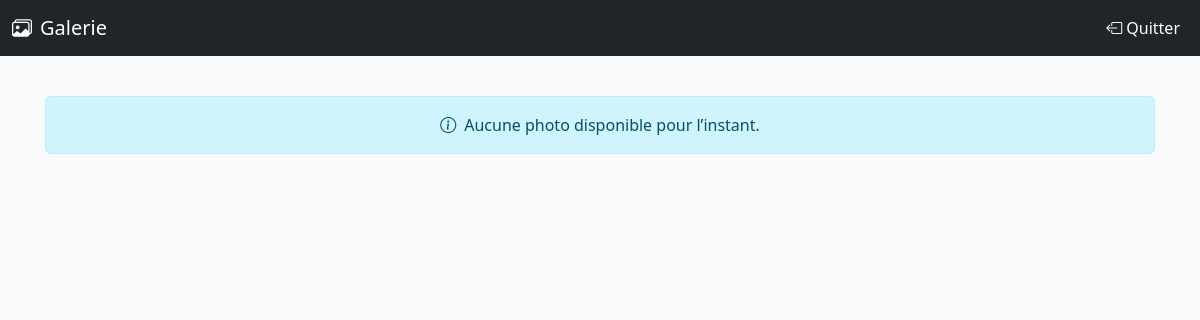
Before: /page/adminArtisan/galeri.php?photo=19 with the older database file.
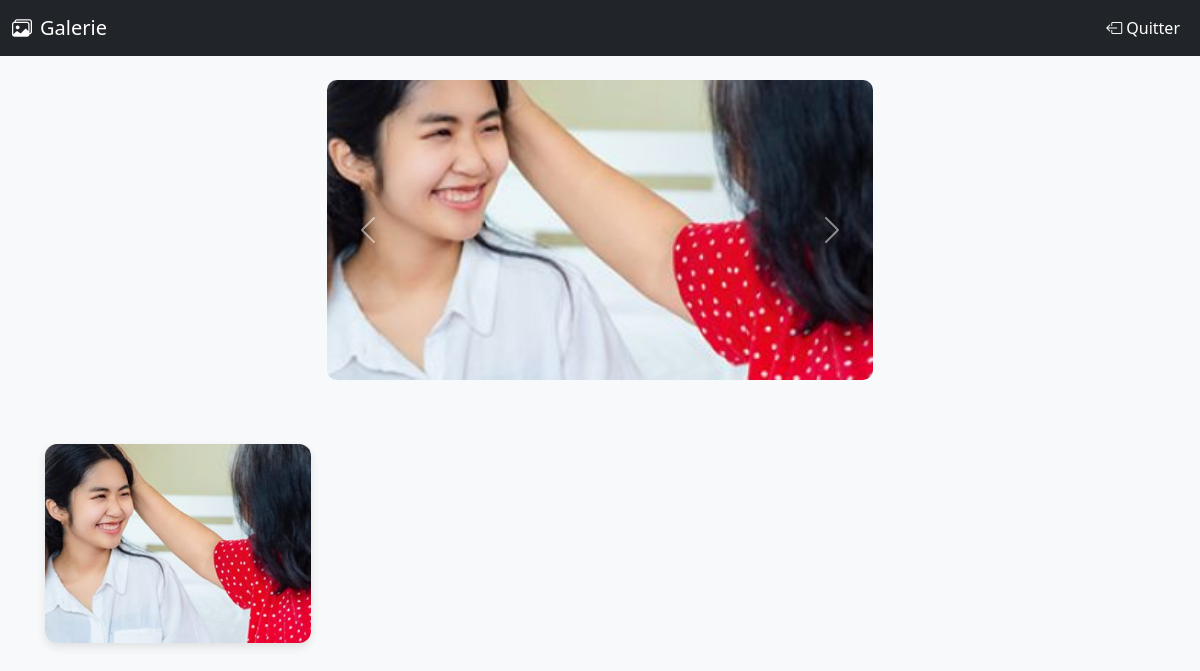
After: the same page with the newer database file.
### tables this page shows
CREATE TABLE `galeri` (
  `id` int NOT NULL AUTO_INCREMENT,
  `nom` varchar(255) DEFAULT NULL,
  `id_ar` int DEFAULT NULL,
  PRIMARY KEY (`id`),
  UNIQUE KEY `nom_id_ar` (`nom`,`id_ar`),
  KEY `cmd1` (`id_ar`),
  CONSTRAINT `cmd1` FOREIGN KEY (`id_ar`) REFERENCES `artisan` (`id_ar`)
);

### models/class/class_profil.php (called while the page is built, shortened)
<?php
class profil{
    private $id;
    private $con;
    public function __construct($con){
        $this->con=$con;
    }
    public function set_id($id) : void{$this->id=$id;}
    public function lister_galeri(){
        $query="select nom from galeri where id_ar=? order by id desc";
        $stmt=$this->con->prepare($query);
        $stmt->execute(array($this->id));
        return $stmt;
    }
}
?>

### page/adminArtisan/galeri.php (the view, shortened to what this page needs)
<?php
require_once("../../connexion/conn.php");
require_once("../../models/class/class_profil.php");
$db = new connexion();
$conn = $db->getconnexion();
$valeur = new profil($conn);
$valeur->set_id(htmlspecialchars($_GET["photo"]));
$images = $valeur->lister_galeri()->fetchAll();
?>
<!DOCTYPE html>
<html lang="fr">
<head>
  <link href="../../bootstrap.css" rel="stylesheet">
  <link rel="stylesheet" href="../../bootsrap-icons/font/bootstrap-icons.css">
</head>
<body>
<?php if (isset($_SESSION["user"])): ?>
  <?php require_once("../../navbar/navbarArtisan.php"); ?>
<?php else: ?>
  <nav class="navbar navbar-expand-lg navbar-dark bg-dark">
    <div class="container-fluid">
      <a class="navbar-brand" href="#">
        <i class="bi bi-images"></i> Galerie
      </a>
      <div class="collapse navbar-collapse">
        <ul class="navbar-nav ms-auto">
          <li class="nav-item">
            <a class="nav-link text-white" href="../profil_artisan_client.php?id=<?= htmlspecialchars($_GET["photo"]) ?>">
              <i class="bi bi-box-arrow-left"></i> Quitter
            </a>
          </li>
        </ul>
      </div>
    </div>
  </nav>
<?php endif; ?>
<?php if (count($images) > 0): ?>
<section class="container my-4">
  <div class="row justify-content-center">
    <div class="col-md-6">
      <div id="carouselGalerie" class="carousel slide" data-bs-ride="carousel">
        <div class="carousel-inner">
          <?php for ($i = 0; $i < min(5, count($images)); $i++): ?>
            <div class="carousel-item <?= $i === 0 ? 'active' : '' ?>" data-bs-interval="2500">
              <a href="../../image/<?= $images[$i]['nom'] ?>">
                <img src="../../image/<?= $images[$i]['nom'] ?>" class="d-block w-100" alt="Image <?= $i + 1 ?>">
              </a>
            </div>
          <?php endfor; ?>
        </div>
        <button class="carousel-control-prev" type="button" data-bs-target="#carouselGalerie" data-bs-slide="prev">
          <span class="carousel-control-prev-icon" aria-hidden="true"></span>
        </button>
        <button class="carousel-control-next" type="button" data-bs-target="#carouselGalerie" data-bs-slide="next">
          <span class="carousel-control-next-icon" aria-hidden="true"></span>
        </button>
      </div>
    </div>
  </div>
</section>
<?php endif; ?>
<div class="container gallery-container">
  <div class="row g-3">
    <?php if (count($images) > 0): ?>
      <?php foreach ($images as $image): ?>
        <div class="col-6 col-md-4 col-lg-3">
          <a href="../../image/<?= $image["nom"] ?>" title="Voir l’image">
            <img src="../../image/<?= $image["nom"] ?>" class="gallery-img" alt="Image">
          </a>
        </div>
      <?php endforeach; ?>
    <?php else: ?>
      <div class="col-12">
        <div class="alert alert-info text-center">
          <i class="bi bi-info-circle"></i> Aucune photo disponible pour l’instant.
        </div>
      </div>
    <?php endif; ?>
  </div>
</div>
</body>
</html>

### page/adminArtisan/galeri.php (style rules this page uses)
body { background-color: #f8f9fa; }
.gallery-container { padding: 40px 15px; }
.gallery-img { width: 100%; aspect-ratio: 4/3; object-fit: cover; border-radius: 12px; box-shadow: 0 4px 10px rgba(0,0,0,0.1); transition: transform 0.3s ease; }
.carousel-inner img { height: 300px; object-fit: cover; border-radius: 10px; }
.navbar-brand { display: flex; align-items: center; }
.navbar-brand i { margin-right: 8px; }
.alert-info { display: flex; align-items: center; justify-content: center; }
.alert-info i { margin-right: 8px; }

Changed rows visible on the page:
added galeri: nom (picture)
Other visible differences:
text no longer shown: "Aucune photo disponible pour l’instant."
